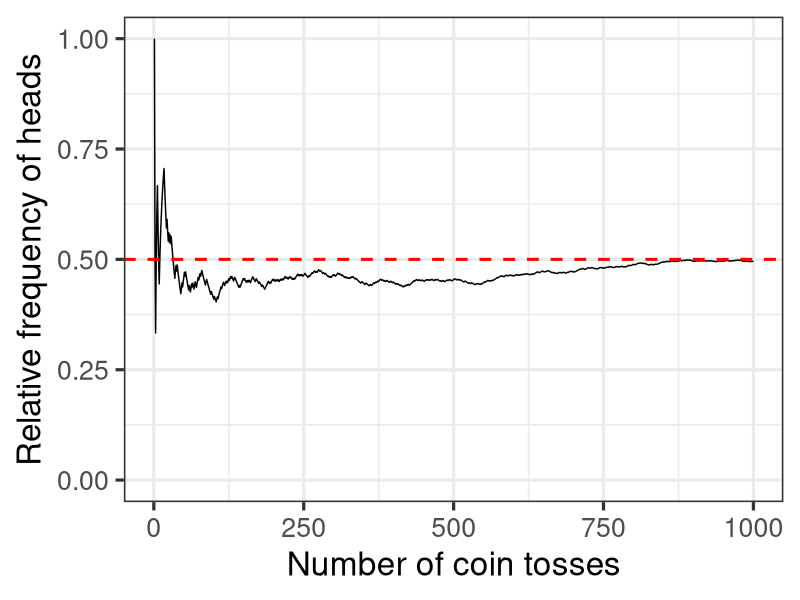
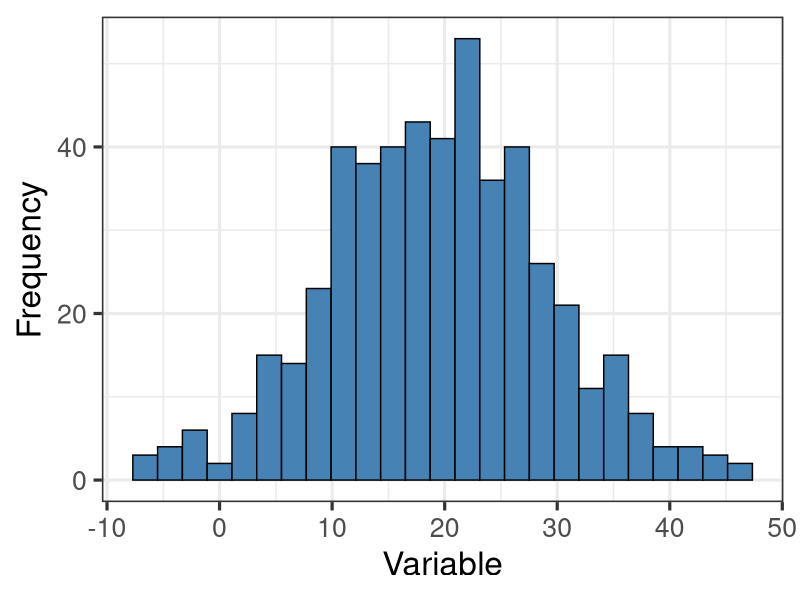
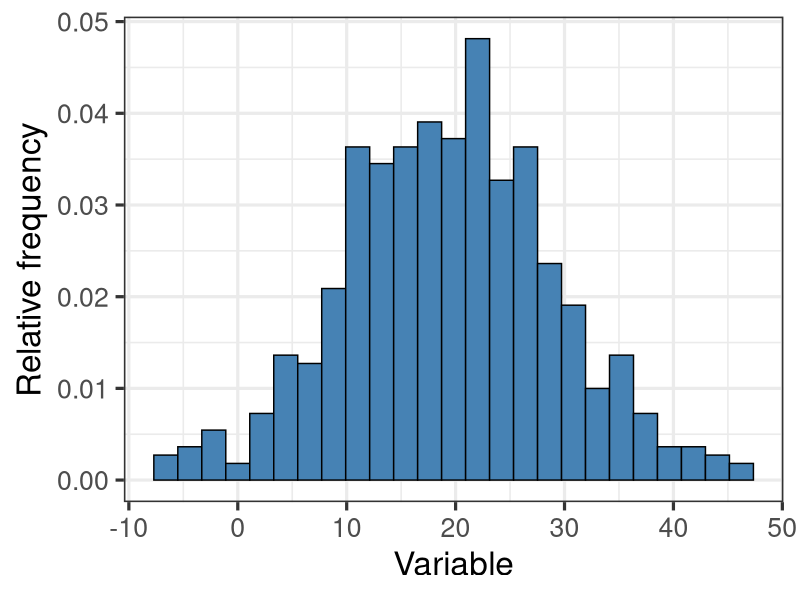
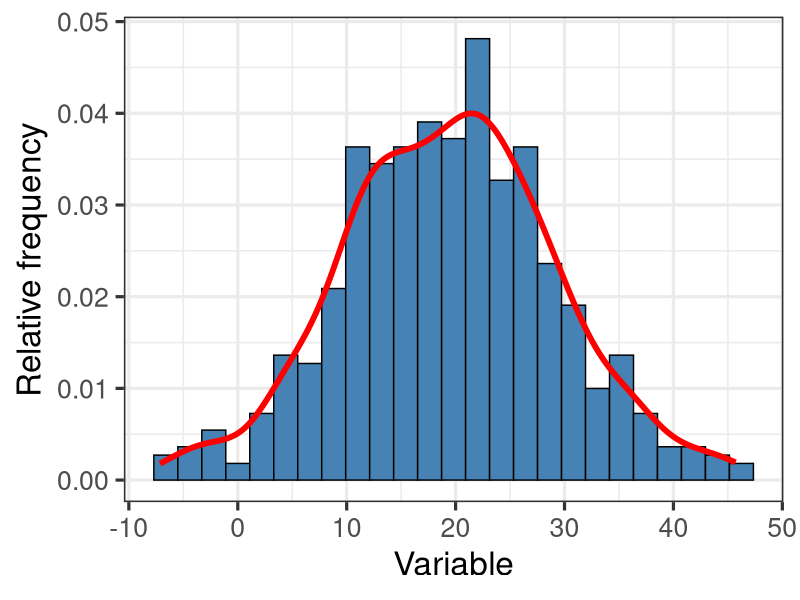
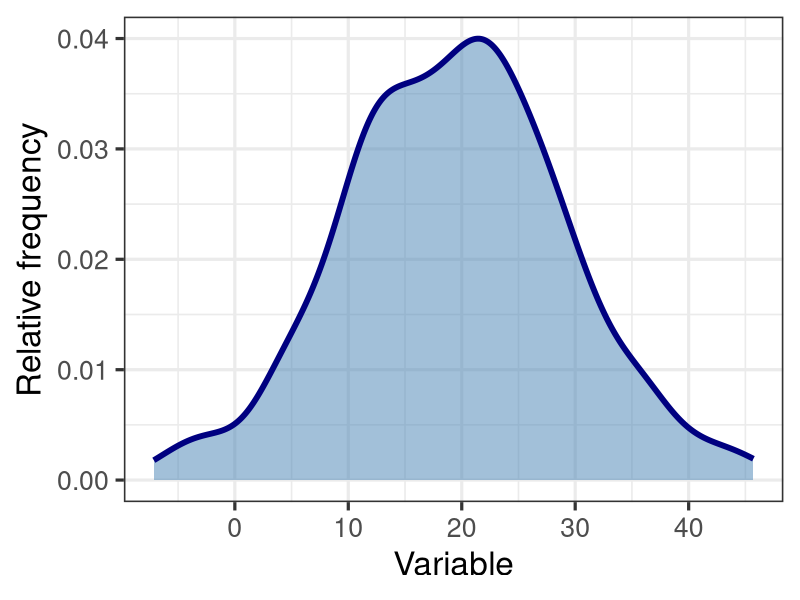
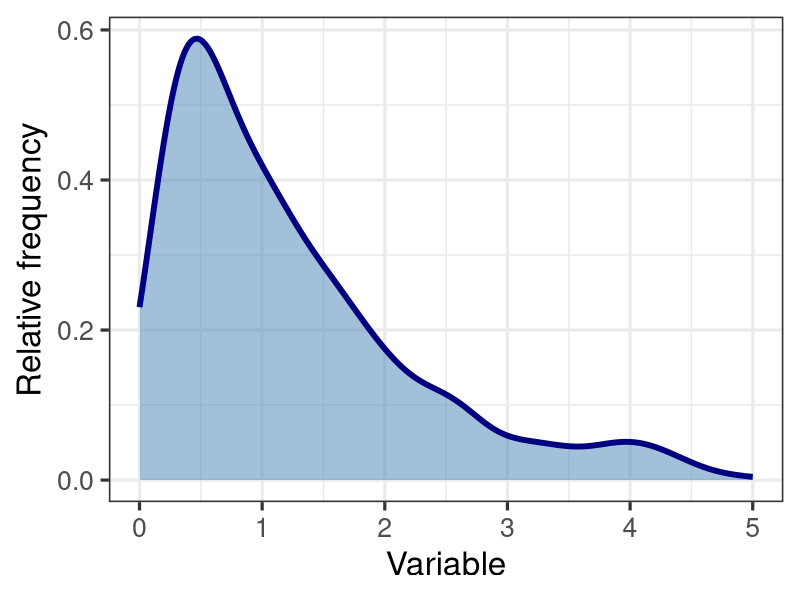
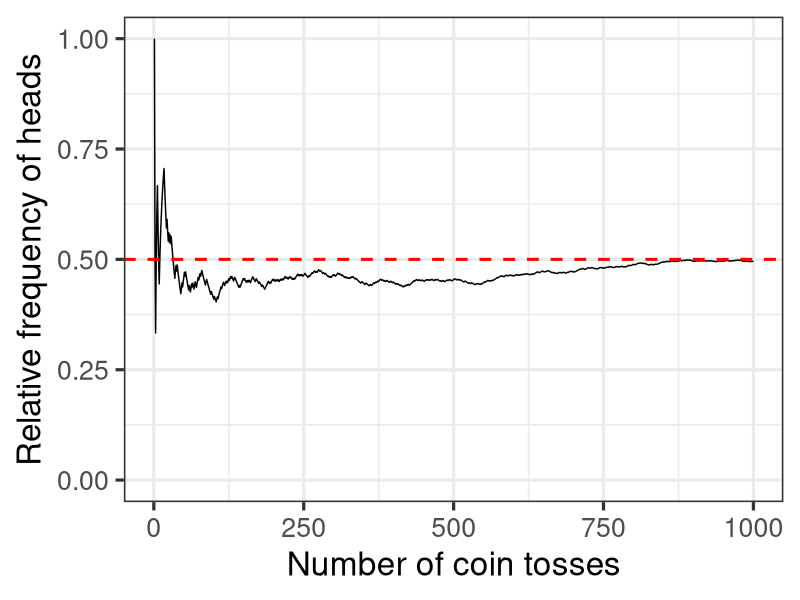
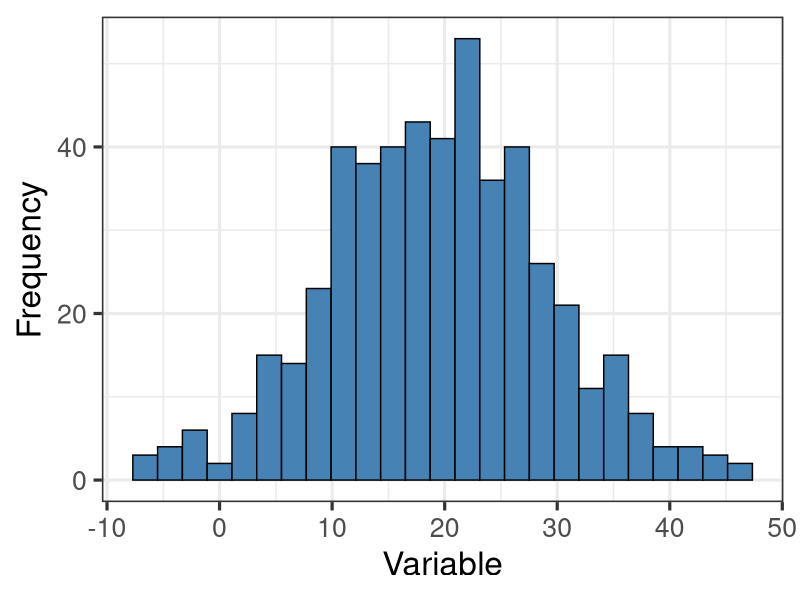

Write the R code that produced these figures, in order.
# Lecture 02 - probability (part 1)
library(tidyverse)

# set working directory
setwd(dirname(rstudioapi::getActiveDocumentContext()$path))

# probability of a coin flip
sample(c("Heads", "Tails"), 1, prob = c(0.5, 0.5))

set.seed(2173591)

# probability - frequency
# create a dataframe of 1000 coin flips
flips <- data.frame(rep = seq(0,1000), outcome = NA, outcome_numeric = 0) %>%
    dplyr::rowwise() %>%
    dplyr::mutate(outcome = sample(c("Heads", "Tails"), 1, prob = c(0.5, 0.5))) %>%
    dplyr::mutate(outcome_numeric = ifelse(outcome == "Heads", 1, 0)) %>%
    dplyr::ungroup() %>%
    dplyr::mutate(cumulative_heads = cumsum(outcome_numeric)) %>%
    dplyr::mutate(cumulative_freq = cumulative_heads / rep)

# plot
flips %>%
    ggplot2::ggplot(.) +
    ggplot2::aes(x = rep, y = cumulative_freq) +
    ggplot2::geom_line() +
    ggplot2::theme_bw(24) +
    ggplot2::labs(x = "Number of coin tosses", y = "Relative frequency of heads") +
    ggplot2::geom_hline(yintercept = 0.5, color = "red", linetype = 2, size = 1) +
    ggplot2::expand_limits(x = 0, y = 0)

# save plot
ggsave("plot01_probability_frequency.png", height = 5, width = 5)

# demonstrate relative frequency histogram and density curve
# create a fake dataset - blood glucose
glucose <- rnorm(500, mean = 20, sd = 10)

data.frame(glucose) %>%
    ggplot2::ggplot(.) +
    ggplot2::aes(x = glucose) +
    ggplot2::geom_histogram(bins = 25, fill = "steelblue", color = "black") +
    ggplot2::theme_bw(24) +
    ggplot2::labs(x = "Variable", y = "Frequency")
ggsave("frequency_histogram.png", height = 4, width = 7)

# now plot as relative frequency
data.frame(glucose) %>%
    ggplot2::ggplot(.) +
    ggplot2::aes(x = glucose, y = ..density..) +
    ggplot2::geom_histogram(bins = 25, fill = "steelblue", color = "black") +
    ggplot2::theme_bw(24) +
    ggplot2::labs(x = "Variable", y = "Relative frequency")
ggsave("rel_freq_histogram.png", height = 4, width = 7)

# verify that sum of all relative freq = 1
rel_freq <- data.frame(glucose) %>%
    dplyr::mutate(rel_freq = glucose / sum(glucose))
sum(rel_freq$rel_freq)

# now plot as relative frequency with density curve overlaid
data.frame(glucose) %>%
    ggplot2::ggplot(.) +
    ggplot2::aes(x = glucose, y = ..density..) +
    ggplot2::geom_histogram(bins = 25, fill = "steelblue", color = "black") +
    ggplot2::geom_density(size = 2, color = "red") +
    ggplot2::theme_bw(24) +
    ggplot2::labs(x = "Variable", y = "Relative frequency")
ggsave("rel_freq_density.png", height = 4, width = 7)


# plot only density curve this time
data.frame(glucose) %>%
    ggplot2::ggplot(.) +
    ggplot2::aes(x = glucose, y = ..density..) +
    ggplot2::geom_density(size = 2, color = "navy", fill = "steelblue", alpha = 0.5) +
    ggplot2::theme_bw(24) +
    ggplot2::labs(x = "Variable", y = "Relative frequency")
ggsave("rel_freq_density2.png", height = 4, width = 7)

# new example:
parasite <- rlnorm(500)
data.frame(parasite) %>%
    ggplot2::ggplot(.) +
    ggplot2::aes(x = parasite, y = ..density..) +
    ggplot2::geom_density(size = 2, color = "navy", fill = "steelblue", alpha = 0.5) +
    ggplot2::theme_bw(24) +
    ggplot2::labs(x = "Variable", y = "Relative frequency") +
    ggplot2::xlim(0, 5)
ggsave("rel_freq_density3.png", height = 4, width = 7)
